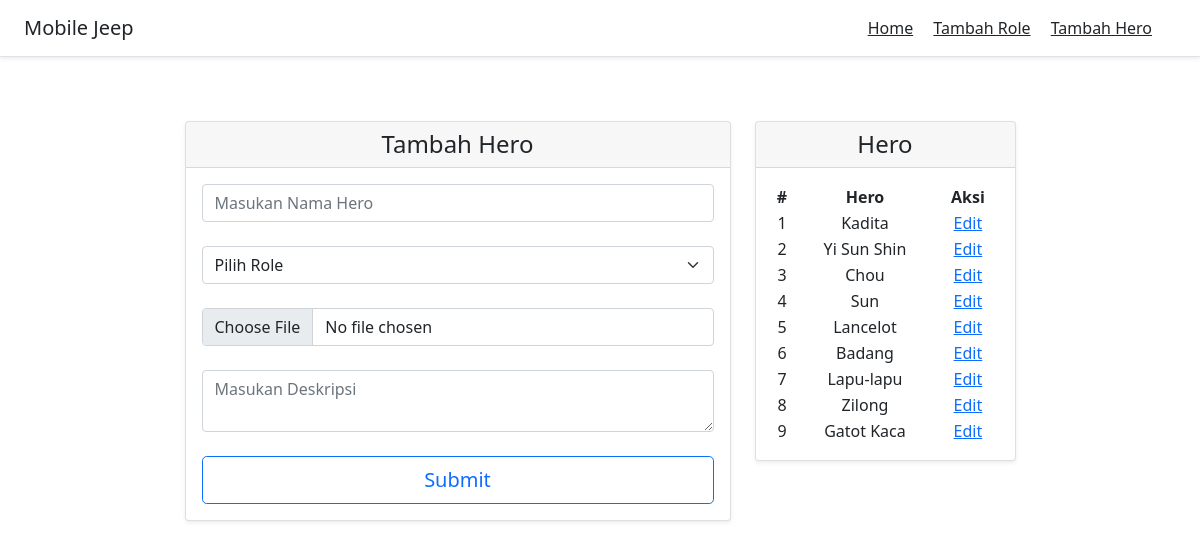
/create_hero.php, run on the app's committed database.
### tables this page shows
CREATE TABLE `hero` (
  `id` int(11) NOT NULL,
  `name` varchar(50) NOT NULL,
  `id_role` int(11) NOT NULL,
  `image` varchar(50) NOT NULL,
  `deskripsi` text NOT NULL
);

### create_hero.php (the view, shortened to what this page needs)
<?php
require "conn.php";
?>
<!DOCTYPE html>
<html lang="id">
<head>
    <link href="https://cdn.jsdelivr.net/npm/bootstrap@5.0.0-beta1/dist/css/bootstrap.min.css" rel="stylesheet">
</head>
<body>
    <header class="d-flex flex-column flex-md-row align-items-center p-3 px-md-4 mb-3 bg-white border-bottom shadow-sm">
        <p class="h5 my-0 me-md-auto fw-normal">Mobile Jeep</p>
        <nav class="my-2 my-md-0 me-md-3">
            <a class="p-2 text-dark" href="index.php">Home</a>
            <a class="p-2 text-dark" href="create_role.php">Tambah Role</a>
            <a class="p-2 text-dark" href="create_hero.php">Tambah Hero</a>
        </nav>
    </header>
    <center>
    <main class="container pt-md-5">
        <div class="row justify-content-center text-center">
            <div class="col-6">
                <div class="card mb-4 shadow-sm">
                    <div class="card-header">
                        <h4 class="my-0 fw-normal">Tambah Hero</h4>
                    </div>
                    <div class="card-body">
                        <form action="" method="POST" enctype="multipart/form-data">
                            <input class="form-control" type="text" name="nama" placeholder="Masukan Nama Hero"><br>
                            <select class="form-select" name="role" aria-label="Default select example">
                                <option selected>Pilih Role</option>
                            </select><br>
                            <input type="file" name="gambar" class="form-control" placeholder="Gambar" accept="image/jpeg"><br>
                            <textarea class="form-control" name="deskripsi" placeholder="Masukan Deskripsi"></textarea><br>
                            <button type="submit" class="w-100 btn btn-lg btn-outline-primary">Submit</button>
                        </form>
                    </div>
                </div>
            </div>
            <div class="col-3">
                <div class="card mb-4 shadow-sm">
                    <div class="card-header">
                        <h4 class="my-0 fw-normal">Hero</h4>
                    </div>
                    <div class="card-body">
                        <div class="table-responsive">
                            <table style="table table-striped table-hover" width="100%">
                                <thead>
                                    <tr>
                                        <th scope="col">#</th>
                                        <th scope="col">Hero</th>
                                        <th scope="col">Aksi</th>
                                    </tr>
                                </thead>
                                <tbody>
                                    <?php
                                        $no = 1;
                                        $hero = $conn->query("SELECT * FROM hero");
                                        while ($data = $hero->fetch_assoc()) {
                                    ?>
                                            <tr>
                                                <td scope="row"><?php echo $no?></td>
                                                <td><?php echo $data['name']?></td>
                                                <td><a href="edit_hero.php?p=<?php echo $data['id']?>">Edit</a></td>
                                            </tr>
                                    <?php
                                            $no++;
                                        }
                                    ?>
                                </tbody>
                            </table>
                        </div>
                    </div>
                </div>
            </div>
        </div>
    </main>
    </center>
</body>
</html>

### data on the page
hero: name "Kadita"
hero: name "Yi Sun Shin"
hero: name "Chou"
hero: name "Sun"
hero: name "Lancelot"
hero: name "Badang"
hero: name "Lapu-lapu"
hero: name "Zilong"
hero: name "Gatot Kaca"
